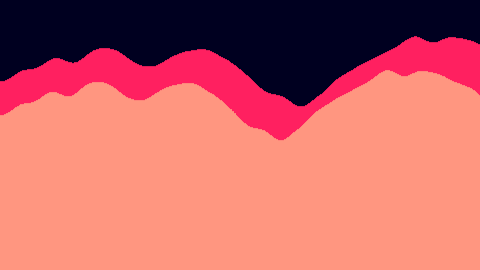
Frame 1 (no input)
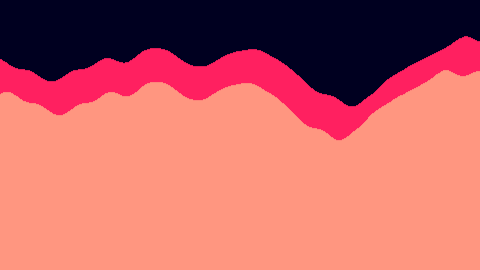
Frame 60 (the mouse pressed at the canvas centre just before this capture)
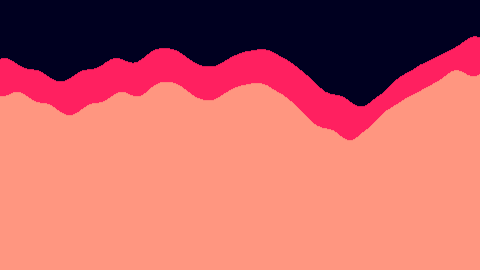
Frame 120 (the mouse held since frame 60 and released just before this capture)

The Processing sketch that drew these frames (run headless with seeded random() and noise(); from frame 60 on, the mouse is pressed at the canvas centre):

// Processing sketch: Generative_Landscape
// ── Generative_Landscape.pde
float location = 0;
float speed = 0;


void setup(){
  size(480,270);

}

void draw(){
  background(0,0,32);

  // obtain the current terrain location
  float mouseFrac = (mouseX-(width/2))/(float)(width/2); // -1...1
  speed = (0.9*speed) + (0.1*mouseFrac);
  location += speed; 

  // draw mountains
  for (int i=0; i<width; i++){
    stroke(255,32,96);
    float mountainA = (height*0.50) * noise((location+i)/150.0);
    line(i,height, i,mountainA);

    stroke(255,150,128);
    float mountainB = (height*0.50) * (0.25 + noise((1.15*location+i)/140.0));
    line(i,height, i,mountainB);
  }


}
